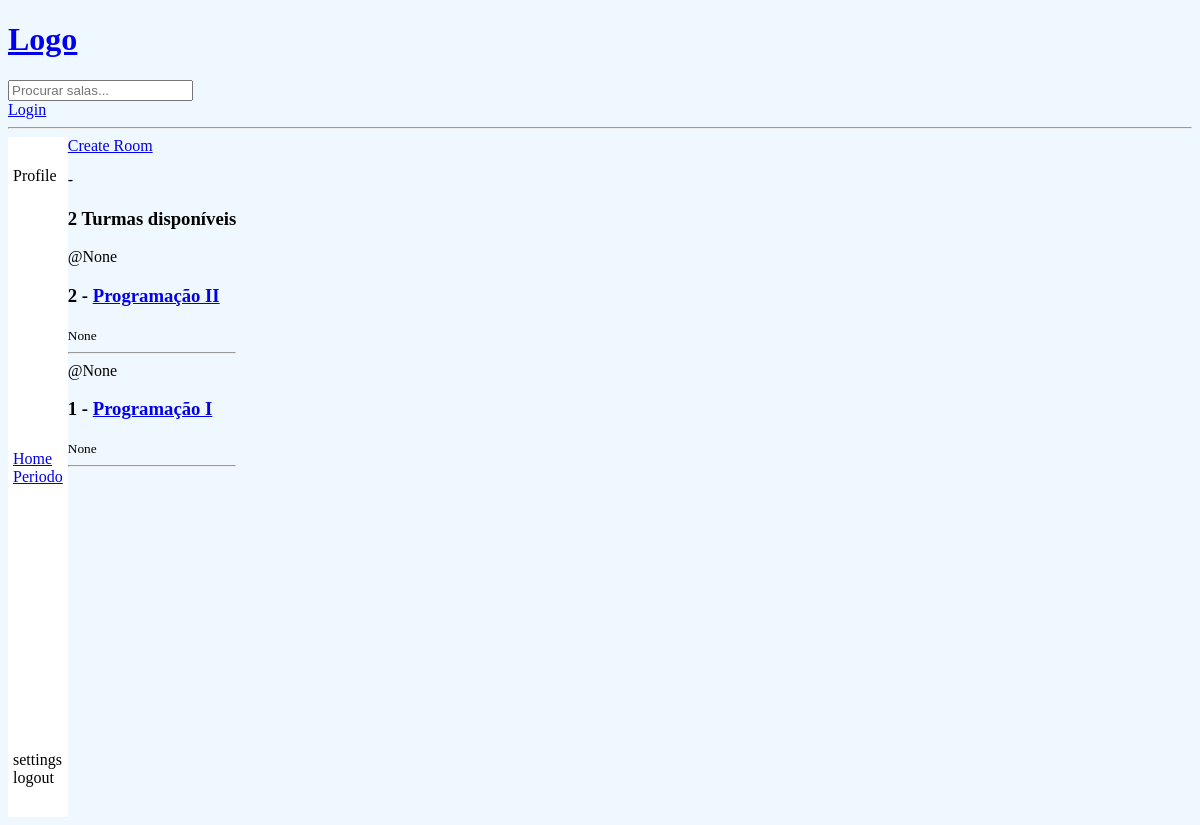
The app's page /, older data.
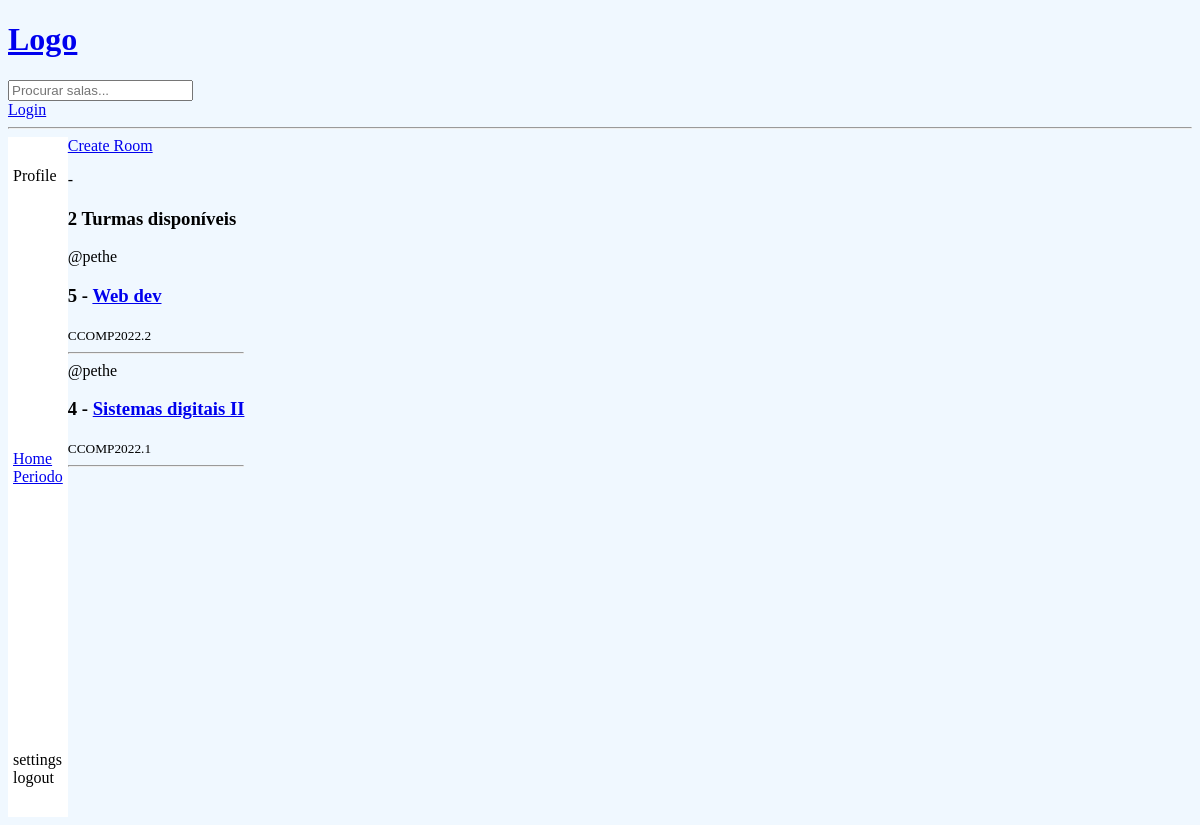
The same page, newer data.
### base/models.py (models this page shows, shortened)
class Room(models.Model):
    host = models.ForeignKey(User, on_delete=models.SET_NULL, null=True)
    classe = models.ForeignKey(Classe, on_delete=models.SET_NULL, null=True)
    name = models.CharField(max_length=200)
    desc = models.TextField(null=True, blank=True)
    updated = models.DateTimeField(auto_now=True)
    created = models.DateTimeField(auto_now_add=True)
    class Meta:
        ordering = ['-updated', '-created']

class Classe(models.Model):
    name = models.CharField(max_length=200)
    def __str__(self):
        return self.name

### base/views.py (the view)
# urls.py: path('', views.home, name="home"),
def home(request):
    q = request.GET.get('q') if request.GET.get(
        'q') != None else ''
    rooms = Room.objects.filter(Q(classe__name__icontains=q) | Q(
        name__icontains=q) | Q(desc__icontains=q))
    classes = Classe.objects.all()
    room_count = rooms.count()
    classes_count = classes.count()
    context = {'rooms': rooms, 'classes': classes,
               'q': q, 'room_count': room_count, 'classes_count': classes_count}
    return render(request, 'base/home.html', context)

### base/templates/base/home.html (shortened to what this page needs)
{% extends 'main.html' %}
{% block content %}
    <div class="home-content">
        <div class="home-side-left">
            <div class="profile">
                <div>Profile</div>
            </div>
            <div class="side-left-options">
                <ul class="options">
                    <li> <a href="{% url 'home' %}">Home</a></li>
                    <li> <a href="{% url 'home' %}?q=periodo">Periodo</a></li>
                </ul>
            </div>
            <div class="configs">
                <div>settings</div>
                <div>logout</div>
            </div>
        </div>
        <div>
            <a href="{% url 'create-room' %}">Create Room</a>
            <p>-</p>
            <div>
                {% if q != 'periodo' %}
                    <h3>{{room_count}} Turmas disponíveis</h3>
                    {% for room in rooms %}
                        <div>
                            <span>@{{room.host}}</span>
                            <h3>{{room.id}} - <a href="{% url 'room' room.id%}">{{room.name}}</a> </h3>
                            <small>{{room.classe}}</small>
                            <hr>
                        </div>
                    {% endfor %}
                {% endif %}
            </div>
        </div>
    </div>
{% endblock %}

### templates/main.html (shortened to what this page needs)
<!DOCTYPE html>
<html lang="pt-BR">
<head>
</head>
<body>
    {% include 'navbar.html' %}
    {% block content %}
    {% endblock %}
</body>
</html>

### templates/navbar.html
<a href="/">
    <h1>
        Logo
    </h1>
</a>
<form action="{% url 'home' %}" method="get">
    <input name="q" placeholder="Procurar salas...">
</form>
{% if request.user.is_authenticated %}
    <a href="{% url 'logout' %}">Logout</a>
{% else %}
    <a href="{% url 'login' %}">
        Login
    </a>
{% endif %}
<hr>

### base/templates/base/home.html (style rules this page uses)
body { background-color: aliceblue; }
.home-content { display: flex; height: calc(100vh - 120px); }
.home-side-left { background-color: white; padding: 10px 5px; display: flex; flex-direction: column; justify-content: space-between; }
.profile { padding: 20px 0px; }
.side-left-options ul { list-style: none; }
.options { padding: 20px 0px; }
.configs { padding: 20px 0px; }

Row changes from the older to the newer data that the page shows:
removed Room: host "None", id "2", name "Programação II", classe "None"
removed Room: host "None", id "1", name "Programação I", classe "None"
added Room: host "pethe", id "5", name "Web dev", classe "CCOMP2022.2"
added Room: host "pethe", id "4", name "Sistemas digitais II", classe "CCOMP2022.1"
